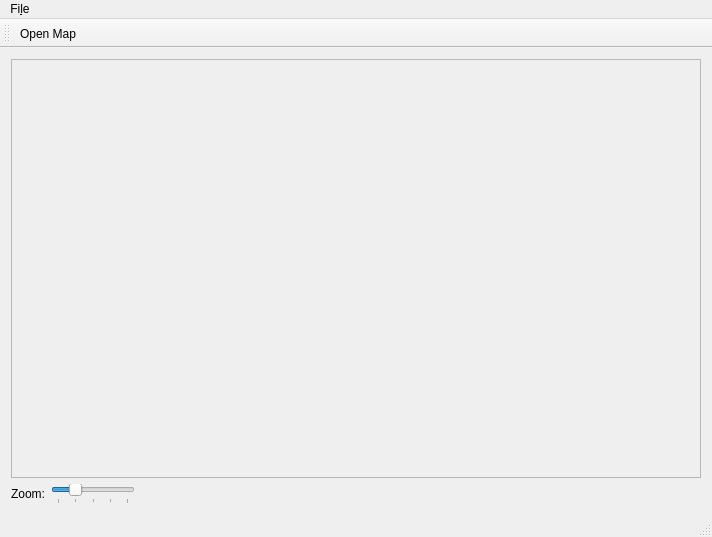
<?xml version="1.0" encoding="UTF-8"?>
<ui version="4.0">
 <class>MainWindow</class>
 <widget class="QMainWindow" name="MainWindow">
  <property name="geometry">
   <rect>
    <x>0</x>
    <y>0</y>
    <width>712</width>
    <height>537</height>
   </rect>
  </property>
  <property name="windowTitle">
   <string>MainWindow</string>
  </property>
  <widget class="QWidget" name="centralWidget">
   <layout class="QVBoxLayout" name="verticalLayout">
    <item>
     <widget class="QScrollArea" name="scrollArea">
      <property name="widgetResizable">
       <bool>true</bool>
      </property>
      <widget class="QWidget" name="scrollAreaWidgetContents">
       <property name="geometry">
        <rect>
         <x>0</x>
         <y>0</y>
         <width>692</width>
         <height>400</height>
        </rect>
       </property>
       <layout class="QHBoxLayout" name="horizontalLayout_2">
        <item>
         <widget class="world_display_widget" name="world_display" native="true"/>
        </item>
       </layout>
      </widget>
     </widget>
    </item>
    <item>
     <layout class="QHBoxLayout" name="horizontalLayout">
      <property name="sizeConstraint">
       <enum>QLayout::SetDefaultConstraint</enum>
      </property>
      <property name="bottomMargin">
       <number>0</number>
      </property>
      <item>
       <widget class="QLabel" name="label">
        <property name="sizePolicy">
         <sizepolicy hsizetype="Maximum" vsizetype="Preferred">
          <horstretch>0</horstretch>
          <verstretch>0</verstretch>
         </sizepolicy>
        </property>
        <property name="text">
         <string>Zoom:</string>
        </property>
       </widget>
      </item>
      <item>
       <widget class="QSlider" name="horizontalSlider">
        <property name="sizePolicy">
         <sizepolicy hsizetype="Preferred" vsizetype="Preferred">
          <horstretch>0</horstretch>
          <verstretch>0</verstretch>
         </sizepolicy>
        </property>
        <property name="maximumSize">
         <size>
          <width>150</width>
          <height>16777215</height>
         </size>
        </property>
        <property name="minimum">
         <number>1</number>
        </property>
        <property name="maximum">
         <number>5</number>
        </property>
        <property name="pageStep">
         <number>1</number>
        </property>
        <property name="value">
         <number>2</number>
        </property>
        <property name="orientation">
         <enum>Qt::Horizontal</enum>
        </property>
        <property name="invertedAppearance">
         <bool>false</bool>
        </property>
        <property name="invertedControls">
         <bool>false</bool>
        </property>
        <property name="tickPosition">
         <enum>QSlider::TicksBelow</enum>
        </property>
        <property name="tickInterval">
         <number>1</number>
        </property>
       </widget>
      </item>
      <item>
       <spacer name="horizontalSpacer">
        <property name="orientation">
         <enum>Qt::Horizontal</enum>
        </property>
        <property name="sizeHint" stdset="0">
         <size>
          <width>40</width>
          <height>20</height>
         </size>
        </property>
       </spacer>
      </item>
      <item>
       <widget class="QLabel" name="size_label">
        <property name="text">
         <string/>
        </property>
       </widget>
      </item>
     </layout>
    </item>
   </layout>
  </widget>
  <widget class="QMenuBar" name="menuBar">
   <property name="geometry">
    <rect>
     <x>0</x>
     <y>0</y>
     <width>712</width>
     <height>27</height>
    </rect>
   </property>
   <widget class="QMenu" name="menuFile">
    <property name="title">
     <string>Fi&amp;le</string>
    </property>
    <addaction name="action_file_open"/>
    <addaction name="action_file_quit"/>
   </widget>
   <addaction name="menuFile"/>
  </widget>
  <widget class="QStatusBar" name="statusBar"/>
  <widget class="QToolBar" name="toolBar">
   <property name="windowTitle">
    <string>toolBar</string>
   </property>
   <attribute name="toolBarArea">
    <enum>TopToolBarArea</enum>
   </attribute>
   <attribute name="toolBarBreak">
    <bool>false</bool>
   </attribute>
   <addaction name="action_open_map"/>
  </widget>
  <action name="action_file_quit">
   <property name="text">
    <string>&amp;Quit</string>
   </property>
  </action>
  <action name="action_open_map">
   <property name="text">
    <string>Open Map</string>
   </property>
  </action>
  <action name="action_file_open">
   <property name="text">
    <string>&amp;Open</string>
   </property>
  </action>
 </widget>
 <layoutdefault spacing="6" margin="11"/>
 <customwidgets>
  <customwidget>
   <class>world_display_widget</class>
   <extends>QWidget</extends>
   <header>worlddisplaywidget.hpp</header>
   <container>1</container>
   <slots>
    <signal>tile_clicked(unsigned,unsigned)</signal>
    <slot>zoom(int)</slot>
   </slots>
  </customwidget>
 </customwidgets>
 <resources/>
 <connections>
  <connection>
   <sender>action_file_quit</sender>
   <signal>triggered()</signal>
   <receiver>MainWindow</receiver>
   <slot>close()</slot>
   <hints>
    <hint type="sourcelabel">
     <x>-1</x>
     <y>-1</y>
    </hint>
    <hint type="destinationlabel">
     <x>199</x>
     <y>149</y>
    </hint>
   </hints>
  </connection>
  <connection>
   <sender>action_file_open</sender>
   <signal>triggered()</signal>
   <receiver>MainWindow</receiver>
   <slot>open_map()</slot>
   <hints>
    <hint type="sourcelabel">
     <x>-1</x>
     <y>-1</y>
    </hint>
    <hint type="destinationlabel">
     <x>199</x>
     <y>149</y>
    </hint>
   </hints>
  </connection>
  <connection>
   <sender>action_open_map</sender>
   <signal>triggered()</signal>
   <receiver>MainWindow</receiver>
   <slot>open_map()</slot>
   <hints>
    <hint type="sourcelabel">
     <x>-1</x>
     <y>-1</y>
    </hint>
    <hint type="destinationlabel">
     <x>199</x>
     <y>149</y>
    </hint>
   </hints>
  </connection>
  <connection>
   <sender>horizontalSlider</sender>
   <signal>valueChanged(int)</signal>
   <receiver>world_display</receiver>
   <slot>zoom(int)</slot>
   <hints>
    <hint type="sourcelabel">
     <x>98</x>
     <y>485</y>
    </hint>
    <hint type="destinationlabel">
     <x>139</x>
     <y>365</y>
    </hint>
   </hints>
  </connection>
  <connection>
   <sender>world_display</sender>
   <signal>tile_clicked(unsigned,unsigned)</signal>
   <receiver>MainWindow</receiver>
   <slot>tile_activate(unsigned,unsigned)</slot>
   <hints>
    <hint type="sourcelabel">
     <x>441</x>
     <y>375</y>
    </hint>
    <hint type="destinationlabel">
     <x>462</x>
     <y>506</y>
    </hint>
   </hints>
  </connection>
 </connections>
 <slots>
  <slot>open_map()</slot>
  <slot>change_zoom(int)</slot>
  <slot>tile_activate(unsigned,unsigned)</slot>
 </slots>
</ui>
